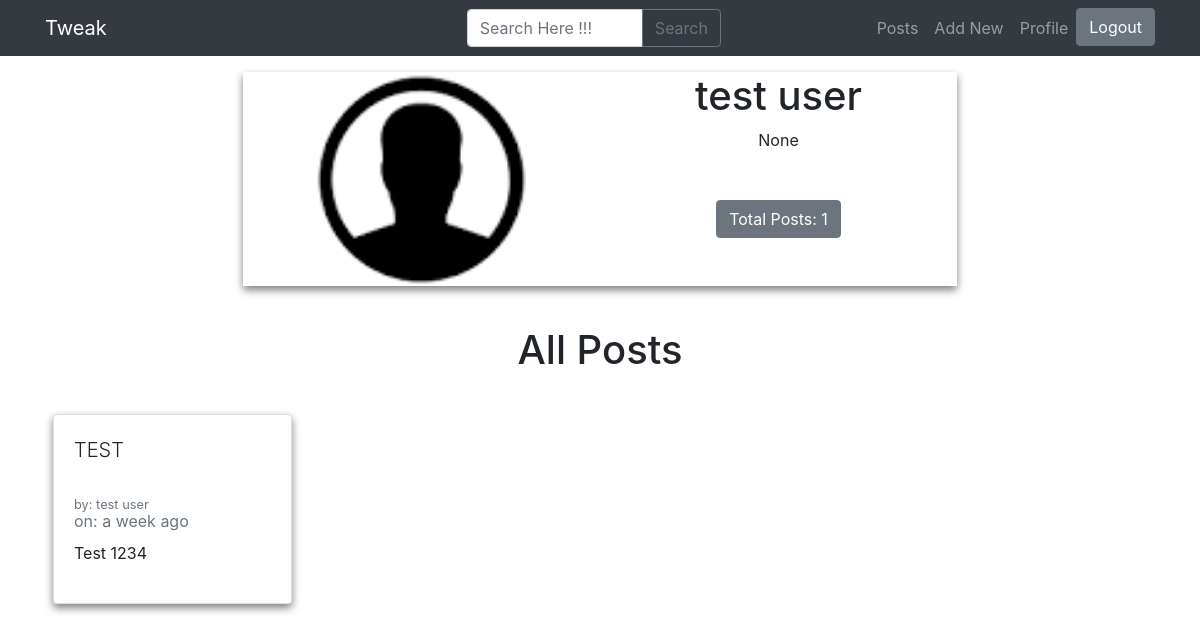
/profile/test user (signed in), run on the app's committed database.
### app.py (models this page shows)
class User(UserMixin, db.Model):
    id = db.Column(db.Integer, primary_key=True)
    username = db.Column(db.String(15), unique=True)
    email = db.Column(db.String(50), unique=True)
    password = db.Column(db.String(80))
    admin = db.Column(db.Boolean, unique=False, default=False)
    profile_picture = db.Column(db.String(70), nullable=False, default='url_for(\'static\',filename=\'default.png\')')
    about = db.Column(db.String(120), unique=False)
    def __repr__(self):
        return (self.username)

class Posts(db.Model):
    id = db.Column(db.Integer, primary_key=True)
    post_id = db.Column(db.String(30), nullable=False)
    post_by = db.Column(db.String(15), nullable=False)
    post_title = db.Column(db.String(80), nullable=False)
    post_body = db.Column(db.String(25000), nullable=False)
    post_created = db.Column(db.DateTime, default = datetime.utcnow)

### app.py (the view, shortened to what this page needs)
@app.route('/profile/<string:pro>')
@login_required
def dashboard(pro):
    user = User.query.filter_by(username=pro).first()
    posts = Posts.query.filter_by(post_by=pro).order_by(desc(Posts.post_created)).all()
    Total = Posts.query.filter_by(post_by=pro).order_by(Posts.post_created).count()
    if (user):
        image_file = user.profile_picture
        currentuser = User.query.filter_by(username=pro).one()
        return render_template('profile.html',
                                total=Total,
                                posts=posts,
                                admin=current_user.admin,
                                image_file = image_file,
                                name = str(current_user.username),
                                profile = str(currentuser),
                                about=user.about
                                )

### app.py (called while the page is built)
@login_manager.user_loader
def load_user(user_id):
    return User.query.get(int(user_id))

### filters.py (called while the page is built)
def datetimeformat(date_str):
    dt = arrow.get(date_str)
    return dt.humanize()

### templates/profile.html (shortened to what this page needs)
{% extends "base.html" %}
{% block nav %}
<li>
<a href="{{ url_for('logout') }}">
  <button type="button" class="btn btn-secondary d-flex nav-item">Logout</button>
</a>
</li>
{% endblock %}
{% block body %}
<div class="container mt-16 mb-24 ">
      <div class="row">
        <div class="col-lg-8 mx-auto d-lg-block d-md-none d-none">
          <div class="h-auto m-2 w-auto text-center" style=" box-shadow: 0 4px 8px 0 rgba(0, 0, 0, 0.5);">
            <div class="container flow-root ">
              <div class="row">
                <div class="col-lg-6 p-0">
                  <div class="inline-block w-full h-full content-center object-cover relative" style=" background-color: black;">
                    <img src="{{ image_file }}" alt="{{ profile }}" class="absolute top-0 left-0 w-full h-full object-cover">
                  </div>
                </div>
                <div class="col-lg-6">
                  <div class="text-center w-full inline-block">
                    <h1>{{ profile }}</h1>
                    <p class="mx-1" >{{ about }}</p>
                    {% if name == profile %}
                    <p><a href="{{ url_for('update',idp=current_user.username) }}">
                      <button class="btn btn-secondary m-8">edit profile</button></a>
                      <button class="btn btn-secondary m-1">Total Posts: {{ total }}</button>
                    </p>
                      {% else %}
                        <p>
                          <button class="btn btn-secondary m-8">Total Posts: {{ total }}</button>
                        </p>
                    {% endif %}
                  </div>
                </div>
              </div>
            </div>
          </div>
        </div>
      </div>
    <div class="row mt-8">
            <div class="col-lg-12 text-center">
              <h1>All Posts</h1></div>
              {% if posts|length < 1 %}
              <h2 class="text-center">Nothing Posted Yet</h2>
            {% else %}
            {% for post in posts %}
              <div class="col-lg-3 mt-3">
                <a href="{{ url_for('post', postid=post.post_id) }}">
                  <div class="card h-100 m-2 mb-3 mt-3" style="box-shadow: 0 4px 8px 0 rgba(0, 0, 0, 0.5); ">
                    <div class="card-body" style="position:relative;">
                      <p class="card-title text-uppercase lead" style="overflow: hidden; position: relative; height: 30%;  max-height: 15ch;">
                        {{ post.post_title }}
                      </p>
                      <small class="card-subtitle mb-2 text-muted">by: {{ post.post_by }}</small>
                      <p class="card-subtitle mb-2 text-muted">on: {{ post.post_created | datetimeformat }}</p>
                      <p class="card-text" style="overflow: hidden;  max-height: 14ch;"> {{ post.post_body }} </p>
                    </div>
                  </div>
                </a>
              </div>
            {% endfor %}
        {% endif %}
    </div>
  </div>
{% endblock %}

### templates/base.html (style rules this page uses)
a, a:hover, a:focus, a:active { text-decoration: none; color: inherit; }

### data on the page
User: profile_picture (placeholder picture), username "test user"
Posts: post_title "TEST", post_by "test user", post_created "a week ago", post_body "Test 1234"

### other printed values
{{ about }} "None"
{{ total }} "1"
